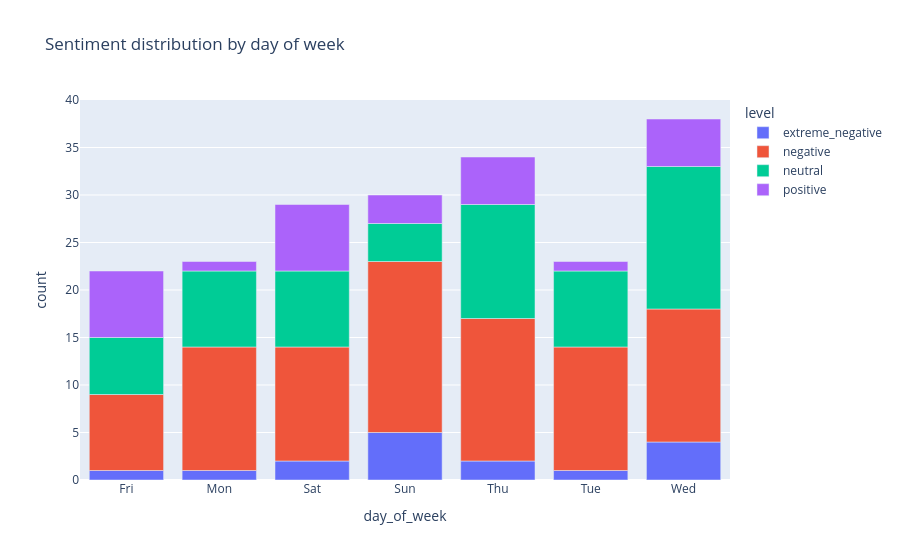

Source (notebook cell):
### Code cell
order = ["extreme_negative", "negative", "neutral", "positive", "extreme_positive"]
day_order = ["Mon", "Tue", "Wed", "Thu", "Fri", "Sat", "Sun"]
ct = df.groupby(["day_of_week", "level"]).size().reset_index(name="count")
ct["day_of_week"] = pd.Categorical(ct["day_of_week"], categories=day_order, ordered=True)
fig = px.bar(ct, x="day_of_week", y="count", color="level",
             category_orders={"level": order},
             title="Sentiment distribution by day of week")
fig.show()

### Figure 1 — Plotly figure (JSON) as saved in the notebook; plotly's stock layout.template omitted (floating-point values rounded to 4 significant figures)
{"data": [{"hovertemplate": "level=extreme_negative<br>day_of_week=%{x}<br>count=%{y}<extra></extra>", "legendgroup": "extreme_negative", "marker": {"color": "#636efa", "pattern": {"shape": ""}}, "name": "extreme_negative", "orientation": "v", "showlegend": true, "textposition": "auto", "type": "bar", "x": ["Fri", "Mon", "Sat", "Sun", "Thu", "Tue", "Wed"], "xaxis": "x", "y": [1, 1, 2, 5, 2, 1, 4], "yaxis": "y"}, {"hovertemplate": "level=negative<br>day_of_week=%{x}<br>count=%{y}<extra></extra>", "legendgroup": "negative", "marker": {"color": "#EF553B", "pattern": {"shape": ""}}, "name": "negative", "orientation": "v", "showlegend": true, "textposition": "auto", "type": "bar", "x": ["Fri", "Mon", "Sat", "Sun", "Thu", "Tue", "Wed"], "xaxis": "x", "y": [8, 13, 12, 18, 15, 13, 14], "yaxis": "y"}, {"hovertemplate": "level=neutral<br>day_of_week=%{x}<br>count=%{y}<extra></extra>", "legendgroup": "neutral", "marker": {"color": "#00cc96", "pattern": {"shape": ""}}, "name": "neutral", "orientation": "v", "showlegend": true, "textposition": "auto", "type": "bar", "x": ["Fri", "Mon", "Sat", "Sun", "Thu", "Tue", "Wed"], "xaxis": "x", "y": [6, 8, 8, 4, 12, 8, 15], "yaxis": "y"}, {"hovertemplate": "level=positive<br>day_of_week=%{x}<br>count=%{y}<extra></extra>", "legendgroup": "positive", "marker": {"color": "#ab63fa", "pattern": {"shape": ""}}, "name": "positive", "orientation": "v", "showlegend": true, "textposition": "auto", "type": "bar", "x": ["Fri", "Mon", "Sat", "Sun", "Thu", "Tue", "Wed"], "xaxis": "x", "y": [7, 1, 7, 3, 5, 1, 5], "yaxis": "y"}], "layout": {"barmode": "relative", "legend": {"title": {"text": "level"}, "tracegroupgap": 0}, "title": {"text": "Sentiment distribution by day of week"}, "xaxis": {"anchor": "y", "domain": [0.0, 1.0], "title": {"text": "day_of_week"}}, "yaxis": {"anchor": "x", "domain": [0.0, 1.0], "title": {"text": "count"}}}}
